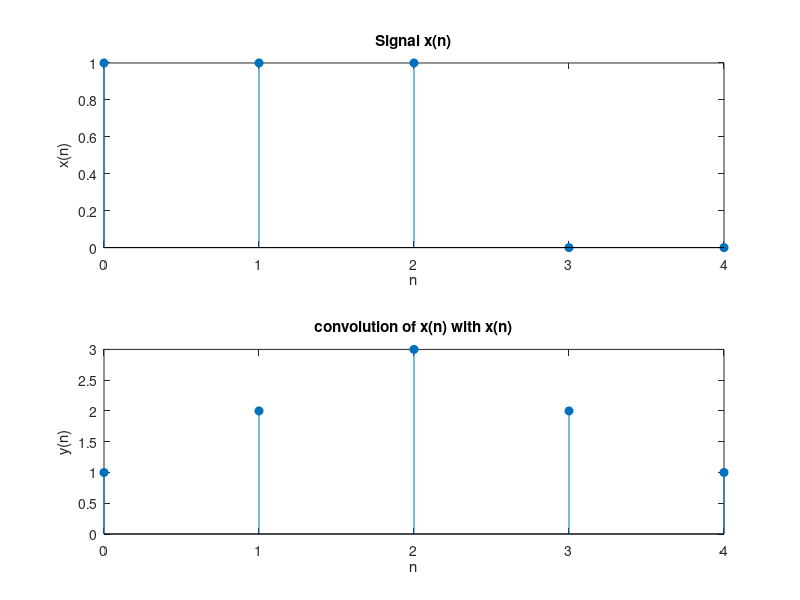

MATLAB code for this plot:
%%Convolution sum and the z-transform
clc
clear all
close all

%Convolution of x(n) with itself 
x=ones(1,3);
yConv=conv(x,x) %show coefficients by convolution 

figure
subplot(2,1,1)
stem(0:4,[x 0 0],'filled');
title("Signal x(n)");
xlabel("n");
ylabel("x(n)");
subplot(2,1,2)
stem(0:4,yConv,'filled');
title("convolution of x(n) with x(n)");
xlabel("n");
ylabel("y(n)");

